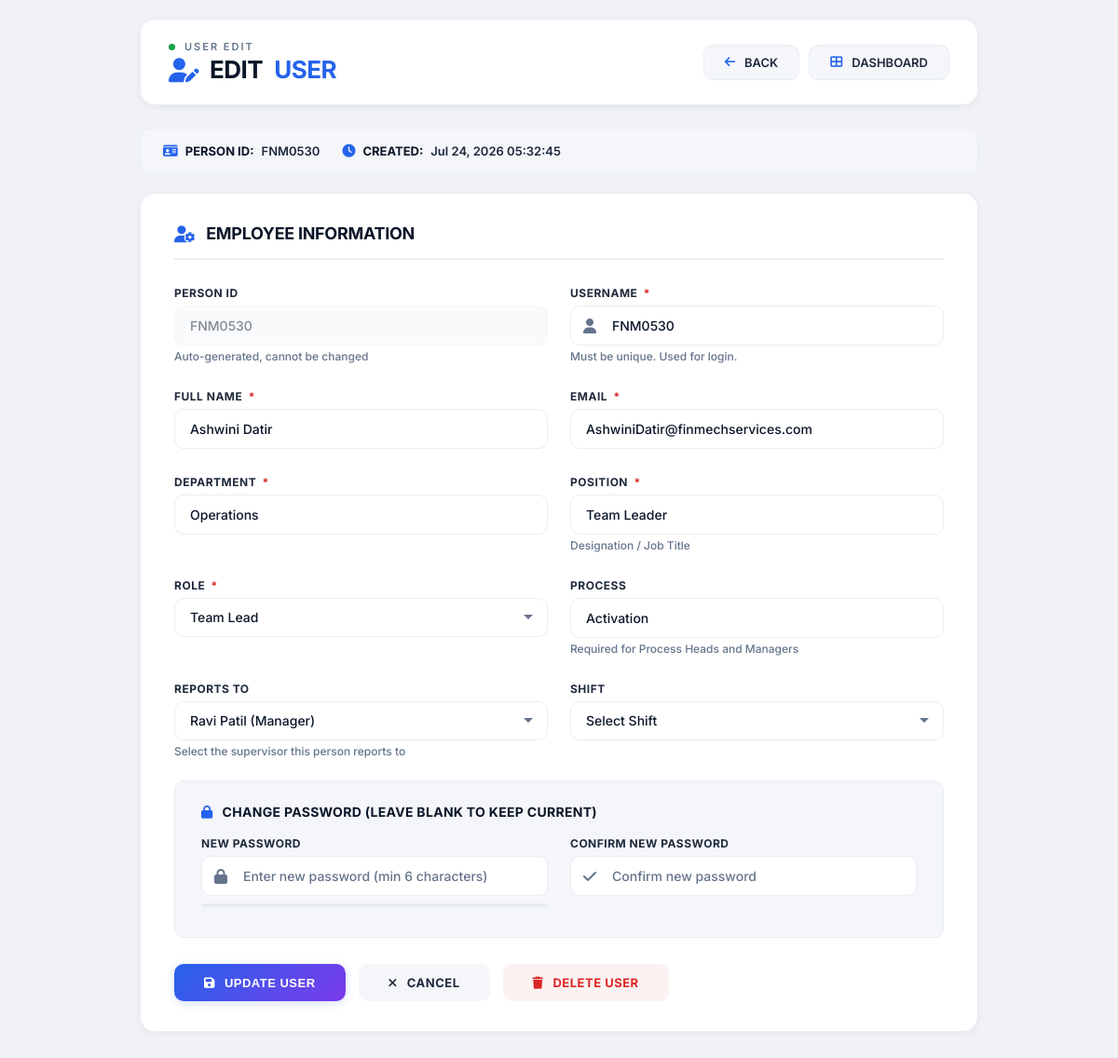
Screenshot of /edit_user.php?id=7381 (signed in) with the database file from the repository.
### tables this page shows
CREATE TABLE `users` (
  `id` int(11) NOT NULL,
  `person_id` varchar(20) NOT NULL,
  `username` varchar(50) NOT NULL,
  `password` varchar(255) NOT NULL,
  `full_name` varchar(100) NOT NULL,
  `email` varchar(100) DEFAULT NULL,
  `department` varchar(50) DEFAULT NULL,
  `position` varchar(50) DEFAULT NULL,
  `role` enum('centre_head','process_head','manager','am','tl','agent') NOT NULL,
  `process` varchar(50) DEFAULT NULL,
  `reporting_to` int(11) DEFAULT NULL,
  `shift_id` int(11) DEFAULT NULL,
  `created_at` timestamp NOT NULL DEFAULT current_timestamp(),
  `is_active` tinyint(1) DEFAULT 1,
  `temp_reporting_id` varchar(50) DEFAULT NULL
);

### config.php (called while the page is built, shortened)
<?php
try {
    $pdo = new PDO("mysql:host=" . DB_HOST . ";dbname=" . DB_NAME, DB_USER, DB_PASS);
    $pdo->setAttribute(PDO::ATTR_ERRMODE, PDO::ERRMODE_EXCEPTION);
    $pdo->setAttribute(PDO::ATTR_DEFAULT_FETCH_MODE, PDO::FETCH_ASSOC);
} catch(PDOException $e) {
    die("Connection failed: " . $e->getMessage());
}
function isLoggedIn() {
    return isset($_SESSION['user_id']);
}
function getCurrentUser() {
    global $pdo;
    $stmt = $pdo->prepare("SELECT * FROM users WHERE id = ?");
    $stmt->execute([$_SESSION['user_id']]);
    return $stmt->fetch();
}
?>

### edit_user.php (the view, shortened to what this page needs)
<?php
require_once 'config.php';
$user = getCurrentUser();
$user_data = [];
$user_id = isset($_GET['id']) ? (int)$_GET['id'] : 0;
try {
    $stmt = $pdo->prepare("SELECT * FROM users WHERE id = ?");
    $stmt->execute([$user_id]);
    $user_data = $stmt->fetch();
} catch (PDOException $e) {
    redirect('users.php');
}
$departments = [];
$positions = [];
$reporting_options = [];
try {
    $sql = "SELECT id, full_name, position, role FROM users WHERE role IN ('centre_head', 'hr', 'process_head', 'manager', 'am', 'tl') AND id != ? ORDER BY full_name";
    $stmt = $pdo->prepare($sql);
    $stmt->execute([$user_id]);
    $reporting_options = $stmt->fetchAll();
} catch (PDOException $e) {
    $reporting_options = [];
}
?>
<!DOCTYPE html>
<html lang="en">
<head>
    <link rel="stylesheet" href="https://cdnjs.cloudflare.com/ajax/libs/font-awesome/6.4.0/css/all.min.css">
</head>
<body>
    <div class="container">
        <div class="header anim-fade-up">
            <div class="header-left">
                <div class="system-label">
                    <span class="dot"></span>
                    USER EDIT
                </div>
                <h1>
                    <i class="fas fa-user-edit"></i>
                    EDIT <span class="highlight">USER</span>
                </h1>
            </div>
            <div class="header-actions">
                <a href="users.php" class="btn-back">
                    <i class="fas fa-arrow-left"></i> BACK
                </a>
                <a href="dashboard.php" class="btn-dashboard">
                    <i class="fas fa-th-large"></i> DASHBOARD
                </a>
            </div>
        </div>
        <div class="info-box anim-fade-up anim-delay-1">
            <p><i class="fas fa-id-card"></i> <strong>PERSON ID:</strong> <?php echo htmlspecialchars($user_data['person_id']); ?></p>
            <p><i class="fas fa-clock"></i> <strong>CREATED:</strong> <?php echo date('M d, Y H:i:s', strtotime($user_data['created_at'])); ?></p>
        </div>
        <div class="card anim-fade-up anim-delay-2">
            <h2><i class="fas fa-user-cog"></i> EMPLOYEE INFORMATION</h2>
            <form method="POST" action="" id="userForm">
                <div class="form-grid">
                    <div class="form-group">
                        <label>Person ID</label>
                        <input type="text" value="<?php echo htmlspecialchars($user_data['person_id']); ?>" readonly>
                        <div class="field-note">Auto-generated, cannot be changed</div>
                    </div>
                    <div class="form-group">
                        <label>Username <span class="required">*</span></label>
                        <div class="input-group">
                            <i class="fas fa-user"></i>
                            <input type="text" name="username" required
                                value="<?php echo htmlspecialchars($user_data['username']); ?>"
                                placeholder="Enter username">
                        </div>
                        <div class="field-note">Must be unique. Used for login.</div>
                    </div>
                    <div class="form-group">
                        <label>Full Name <span class="required">*</span></label>
                        <input type="text" name="full_name" required
                            value="<?php echo htmlspecialchars($user_data['full_name']); ?>"
                            placeholder="Enter full name">
                    </div>
                    <div class="form-group">
                        <label>Email <span class="required">*</span></label>
                        <input type="email" name="email" required
                            value="<?php echo htmlspecialchars($user_data['email']); ?>"
                            placeholder="Enter email address">
                    </div>
                    <div class="form-group">
                        <label>Department <span class="required">*</span></label>
                        <?php if (!empty($departments)): ?>
                            <select name="department" required>
                                <option value="">Select Department</option>
                                <?php foreach ($departments as $dept): ?>
                                    <option value="<?php echo htmlspecialchars($dept['dept_name']); ?>"
                                        <?php echo ($user_data['department'] == $dept['dept_name']) ? 'selected' : ''; ?>>
                                        <?php echo htmlspecialchars($dept['dept_name']); ?>
                                    </option>
                                <?php endforeach; ?>
                            </select>
                        <?php else: ?>
                            <input type="text" name="department" required
                                value="<?php echo htmlspecialchars($user_data['department']); ?>"
                                placeholder="Enter department">
                        <?php endif; ?>
                    </div>
                    <div class="form-group">
                        <label>Position <span class="required">*</span></label>
                        <?php if (!empty($positions)): ?>
                            <select name="position" required id="positionSelect">
                                <option value="">Select Position</option>
                                <?php foreach ($positions as $pos): ?>
                                    <option value="<?php echo htmlspecialchars($pos['position_name']); ?>"
                                        data-role="<?php echo $pos['role']; ?>"
                                        <?php echo ($user_data['position'] == $pos['position_name']) ? 'selected' : ''; ?>>
                                        <?php echo htmlspecialchars($pos['position_name']); ?>
                                    </option>
                                <?php endforeach; ?>
                            </select>
                        <?php else: ?>
                            <input type="text" name="position" required
                                value="<?php echo htmlspecialchars($user_data['position']); ?>"
                                placeholder="Enter position">
                        <?php endif; ?>
                        <div class="field-note">Designation / Job Title</div>
                    </div>
                    <div class="form-group">
                        <label>Role <span class="required">*</span></label>
                        <select name="role" required id="roleSelect">
                            <option value="tl" <?php echo ($user_data['role'] == 'tl') ? 'selected' : ''; ?>>Team Lead</option>
                        </select>
                    </div>
                    <div class="form-group">
                        <label>Process</label>
                        <input type="text" name="process"
                            value="<?php echo htmlspecialchars($user_data['process']); ?>"
                            placeholder="e.g., Sales, Support, Collection">
                        <div class="field-note">Required for Process Heads and Managers</div>
                    </div>
                    <div class="form-group">
                        <label>Reports To</label>
                        <select name="reporting_to">
                            <?php foreach ($reporting_options as $ro): ?>
                                <option value="<?php echo $ro['id']; ?>"
                                    <?php echo ($user_data['reporting_to'] == $ro['id']) ? 'selected' : ''; ?>>
                                    <?php echo htmlspecialchars($ro['full_name'] . ' (' . $ro['position'] . ')'); ?>
                                </option>
                            <?php endforeach; ?>
                        </select>
                        <div class="field-note">Select the supervisor this person reports to</div>
                    </div>
                    <div class="form-group">
                        <label>Shift</label>
                        <select name="shift_id">
                            <option value="">Select Shift</option>
                        </select>
                    </div>
                </div>
                <div class="password-section">
                    <h4><i class="fas fa-lock"></i> CHANGE PASSWORD (LEAVE BLANK TO KEEP CURRENT)</h4>
                    <div class="form-grid">
                        <div class="form-group">
                            <label>New Password</label>
                            <div class="input-group">
                                <i class="fas fa-lock"></i>
                                <input type="password" name="password" id="password"
                                    placeholder="Enter new password (min 6 characters)">
                            </div>
                            <div class="password-strength">
                            </div>
                        </div>
                        <div class="form-group">
                            <label>Confirm New Password</label>
                            <div class="input-group">
                                <i class="fas fa-check"></i>
                                <input type="password" name="confirm_password" id="confirmPassword"
                                    placeholder="Confirm new password">
                            </div>
                        </div>
                    </div>
                </div>
                <div class="actions">
                    <button type="submit" class="btn btn-primary">
                        <i class="fas fa-save"></i> UPDATE USER
                    </button>
                    <a href="users.php" class="btn btn-secondary">
                        <i class="fas fa-times"></i> CANCEL
                    </a>
                    <?php if ($user_data['id'] != $user['id']): ?>
                        <a href="delete_user.php?id=<?php echo $user_data['id']; ?>" class="btn btn-danger"
                            onclick="return confirm('Are you sure you want to delete this user? This action cannot be undone.')">
                            <i class="fas fa-trash"></i> DELETE USER
                        </a>
                    <?php endif; ?>
                </div>
            </form>
        </div>
    </div>
</body>
</html>

### rows the page displays
users: person "FNM0530", created_at "Jul 24, 2026 05:32:45", username "FNM0530", full_name "Ashwini Datir", email "AshwiniDatir@finmechservices.com", department "Operations", position "Team Leader", role "Team Lead", process "Activation", reporting_to "Ravi Patil (Manager)"
